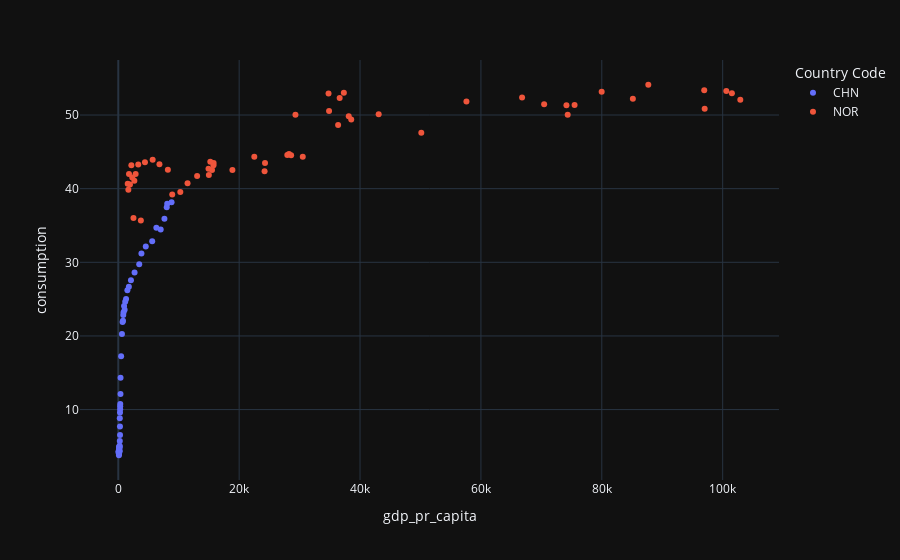

Notebook cell for this chart:
### Markdown cell above
After merging the gdp and consumption data, we plot an inital plot

### Code cell
fig = px.scatter(df_plot,
                 x='gdp_pr_capita',
                 y='consumption',
                 color='Country Code',
                 hover_name='Year')

fig.show()
